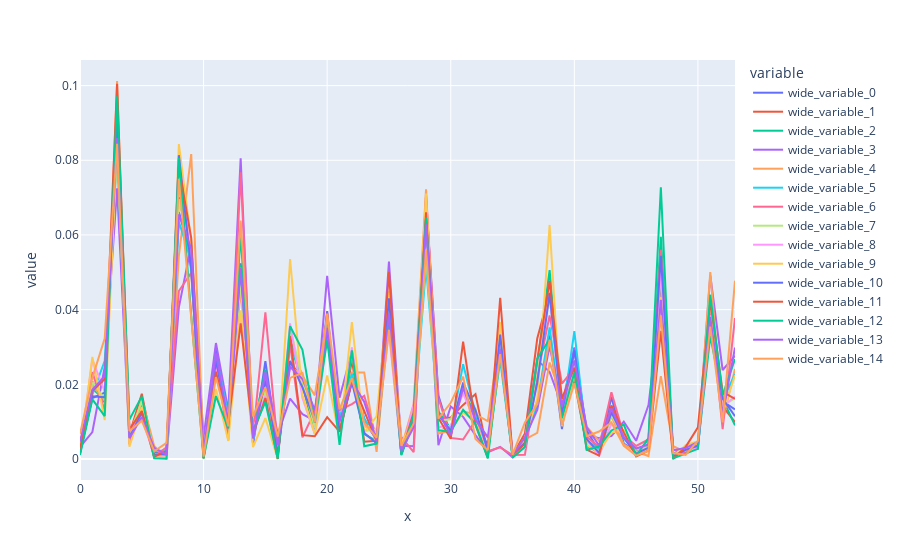

Notebook cell for this chart:
### Code cell
x = x2
y = [np.array(x.iloc[0]),np.array(x.iloc[1]),np.array(x.iloc[2]),np.array(x.iloc[3]),np.array(x.iloc[4]),np.array(x.iloc[5]),np.array(x.iloc[6]),
     np.array(x.iloc[7]),np.array(x.iloc[8]),np.array(x.iloc[9]),np.array(x.iloc[10]),np.array(x.iloc[11]),np.array(x.iloc[12]),np.array(x.iloc[13]),np.array(x.iloc[14])]
fig = px.line(x=np.arange(x.shape[1]), y=y)
fig.show()
